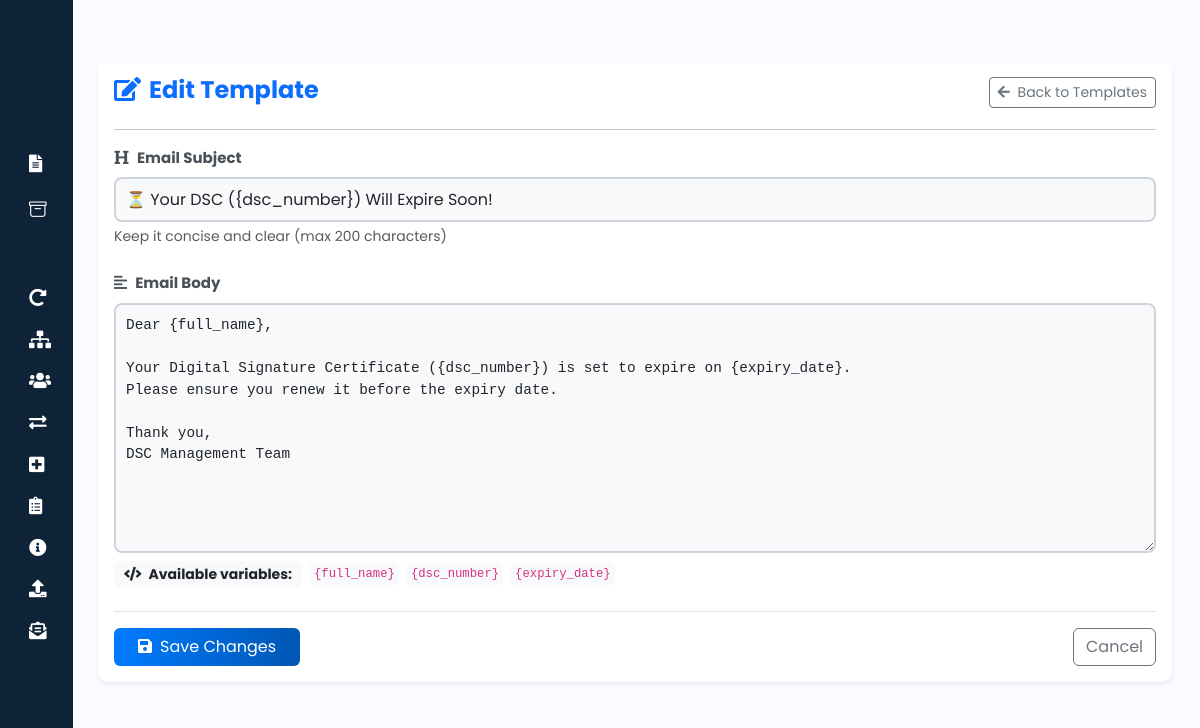
The app's page /email-templates/edit/expiring/ (signed in) with its own data.
### home/models.py (models this page shows, shortened)
class EmailTemplate(models.Model):
    TEMPLATE_TYPES = [
        ('expired', 'Expired DSC Notification'),
        ('expiring', 'Expiring Soon DSC Notification'),
    ]
    template_type = models.CharField(max_length=20, choices=TEMPLATE_TYPES, unique=True)
    subject = models.CharField(max_length=200)
    body = models.TextField()
    last_modified = models.DateTimeField(auto_now=True)

### home/views.py (the view)
# urls.py: path('email-templates/edit/<str:template_type>/', views.edit_template, name='edit_template'),
@login_required
@role_required('admin')
def edit_template(request, template_type):
    template = EmailTemplate.objects.get(template_type=template_type)
    if request.method == 'POST':
        form = EmailTemplateForm(request.POST, instance=template)
        if form.is_valid():
            form.save()
            messages.success(request, 'Template updated successfully!')
            return redirect('email_templates')
    else:
        form = EmailTemplateForm(instance=template)
    return render(request, 'emails/edit_template.html', {'form': form, 'template': template})

### home/forms.py
class EmailTemplateForm(forms.ModelForm):
    class Meta:
        model = EmailTemplate
        fields = ['subject', 'body']
        widgets = {
            'subject': forms.TextInput(attrs={"class": "form-control" }),
            'body': forms.Textarea(attrs={'rows': 5, 'class': 'form-control'}),
        }
        help_texts = {
            'body': 'Available variables: {full_name}, {dsc_number}, {expiry_date}'
        }

### template/emails/edit_template.html (shortened to what this page needs)
{% extends "base.html" %}
{% block content %}
<div class="container py-5">
    <div class="row justify-content-center">
        <div class="col-lg-12">
            <div class="card shadow-sm border-0">
                <div class="card-header bg-white border-bottom-0 pb-0">
                    <div class="d-flex justify-content-between align-items-center">
                        <h2 class="h4 fw-bold text-primary pt-1">
                            <i class="fas fa-edit me-2"></i>Edit {{ template_type }} Template
                        </h2>
                        <a href="{% url 'email_templates' %}" class="btn btn-sm btn-outline-secondary">
                            <i class="fas fa-arrow-left me-1"></i> Back to Templates
                        </a>
                    </div>
                    <hr>
                </div>
                <div class="card-body pt-0">
                    <form method="post" class="needs-validation" novalidate>
                        <div class="mb-4">
                            <label for="{{ form.subject.id_for_label }}" class="form-label fw-bold">
                                <i class="fas fa-heading me-2"></i>Email Subject
                            </label>
                            {{ form.subject }}
                            <div class="form-text text-muted">
                                Keep it concise and clear (max 200 characters)
                            </div>
                        </div>
                        <div class="mb-4">
                            <label for="{{ form.body.id_for_label }}" class="form-label fw-bold">
                                <i class="fas fa-align-left me-2"></i>Email Body
                            </label>
                            {{ form.body }}
                            <div class="form-text">
                                <div class="d-flex align-items-center mt-2">
                                    <span class="badge bg-light text-dark me-2">
                                        <i class="fas fa-code me-1"></i> Available variables:
                                    </span>
                                    <code class="me-2">{full_name}</code>
                                    <code class="me-2">{dsc_number}</code>
                                    <code>{expiry_date}</code>
                                </div>
                            </div>
                        </div>
                        <div class="d-flex justify-content-between border-top pt-3 mt-3">
                            <button type="submit" class="btn btn-primary px-4">
                                <i class="fas fa-save me-2"></i>Save Changes
                            </button>
                            <a href="{% url 'email_templates' %}" class="btn btn-outline-secondary">
                                Cancel
                            </a>
                        </div>
                    </form>
                </div>
            </div>
        </div>
    </div>
</div>
{% endblock %}

### static/CSS/styles.css (style rules this page uses)
a { text-decoration: none; }
body { font-family: 'Poppins', sans-serif; }
.form-control, select.form-control { width: 100%; height: 45px; padding: 10px; font-size: 16px; border: 2px solid #ced4da; border-radius: 8px; background-color: #f8f9fa; transition: all 0.3s ease-in-out; }
textarea.form-control { min-height: 120px; resize: vertical; }
.form-label { font-weight: 600; color: #495057; font-size: 15px; }
.btn-primary { background: linear-gradient(90deg, #007bff, #0056b3); border: none; color: white; }
.card { transition: transform 0.2s ease-in-out, box-shadow 0.2s ease-in-out; }
.card { border-radius: 10px; box-shadow: 0px 4px 8px rgba(0, 0, 0, 0.1); }
.card-header { font-weight: bold; }
.btn-sm { font-size: 14px; }
.badge { font-size: 14px; padding: 6px 10px; }

### template/emails/edit_template.html (style rules this page uses)
textarea.form-control { min-height: 250px; font-family: 'Courier New', monospace; font-size: 0.9rem; }
code { background-color: #f8f9fa; padding: 2px 4px; border-radius: 4px; color: #d63384; }

### records on screen
EmailTemplate: subject "⏳ Your DSC ({dsc_number}) Will Expire Soon!", body "Dear {full_name}, Your Digital Signature Certificate ({dsc_number}) is set to expire on {expiry_date}. Please ensure you renew it before the expiry date. Thank you, DSC Management Team"
